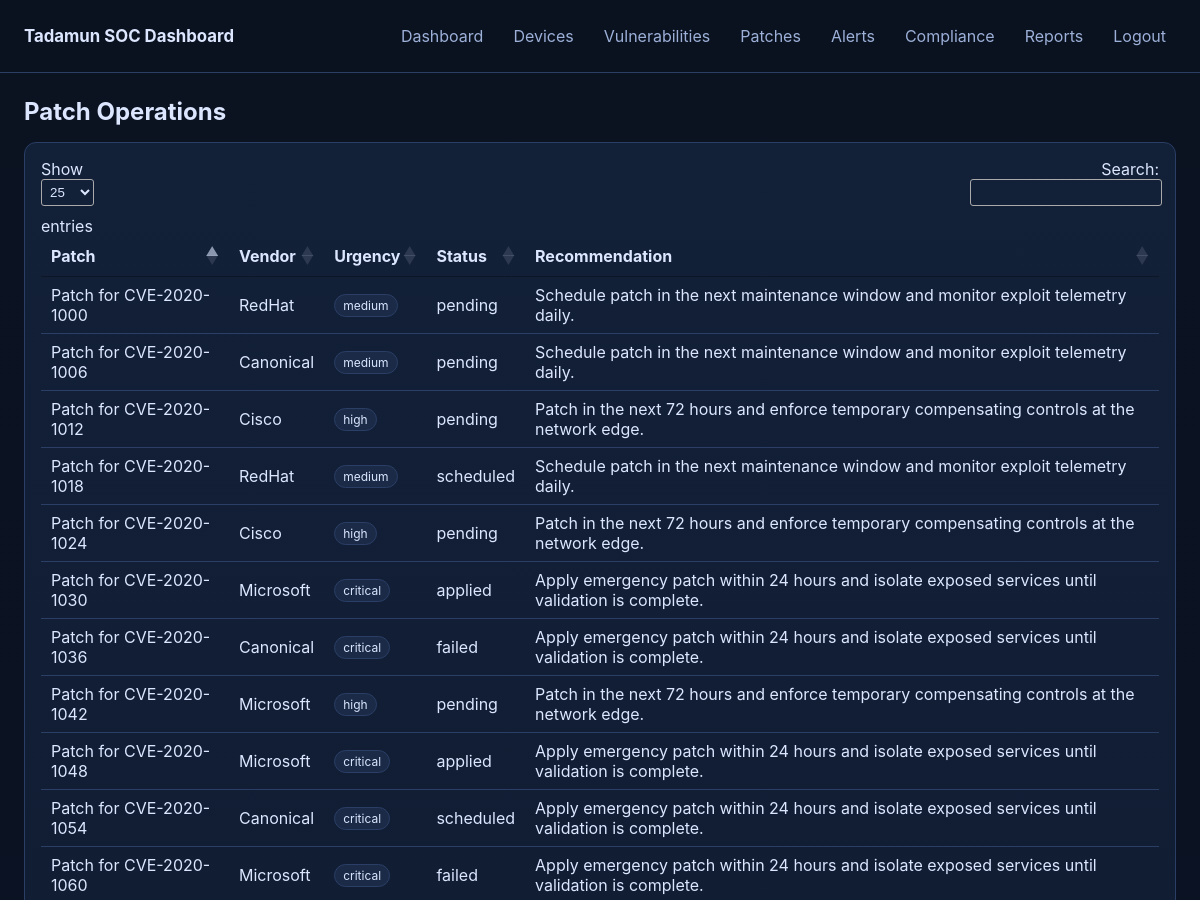
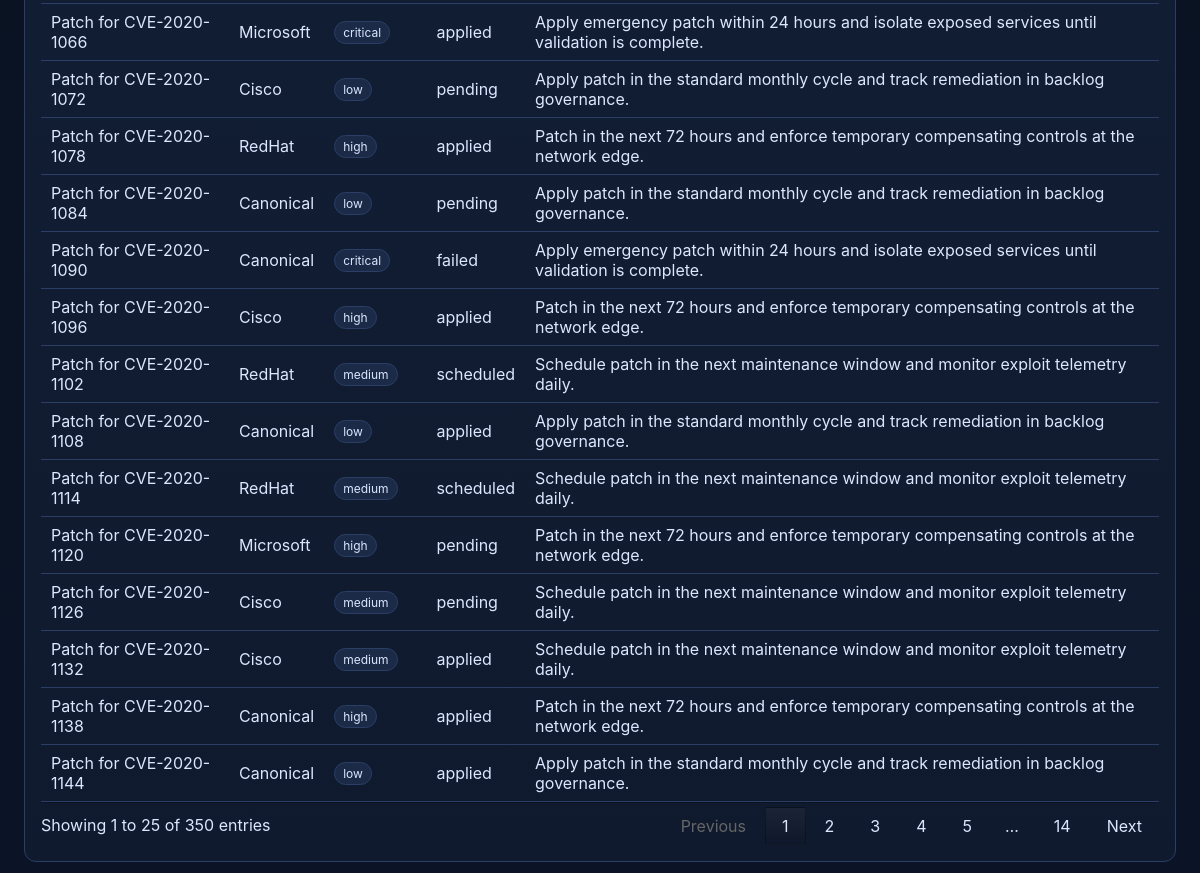
Screenshot of /patches/ (signed in) with the database file from the repository (2 pictures, top to bottom).
### app/models/patch.py (models this page shows)
class Patch(db.Model):
    id = db.Column(db.Integer, primary_key=True)
    vulnerability_id = db.Column(db.Integer, db.ForeignKey("vulnerability.id"), nullable=False)
    patch_name = db.Column(db.String(255), nullable=False)
    vendor = db.Column(db.String(120), nullable=False)
    release_date = db.Column(db.DateTime, nullable=True)
    urgency = db.Column(db.String(20), nullable=False, default="medium")
    recommendation = db.Column(db.Text, nullable=False)
    status = db.Column(db.String(20), nullable=False, default="pending")
    applied_date = db.Column(db.DateTime, nullable=True)
    vulnerability = db.relationship("Vulnerability", back_populates="patches")

### app/routes/patches.py (the view)
@patches_bp.route("/")
@login_required
@roles_required("admin", "network_admin")
def list_patches():
    patches = Patch.query.order_by(Patch.status, Patch.urgency.desc()).all()
    return render_template("patches/list.html", patches=patches)

### app/models/user.py (called while the page is built)
@login_manager.user_loader
def load_user(user_id):
    return User.query.get(int(user_id))

### app/routes/auth.py (called while the page is built)
@auth_bp.before_app_request
def enforce_session_timeout():
    if not current_user.is_authenticated:
        return
    now = datetime.utcnow().timestamp()
    last_seen = session.get("last_seen", now)
    timeout_seconds = int(session.get("timeout_seconds", 30 * 60))
    if now - last_seen > timeout_seconds:
        logout_user()
        flash("Session timed out due to inactivity.", "warning")
        return redirect(url_for("auth.login"))
    session["last_seen"] = now

### app/routes/rbac.py (called while the page is built)
def roles_required(*roles):
    def decorator(fn):
        @wraps(fn)
        def wrapper(*args, **kwargs):
            if not current_user.is_authenticated:
                abort(401)
            if current_user.role not in roles:
                abort(403)
            return fn(*args, **kwargs)
        return wrapper
    return decorator

### app/templates/patches/list.html
{% extends "base.html" %}
{% block content %}
<h2 class="page-title">Patch Operations</h2>
<section class="card">
  <table class="datatable">
    <thead><tr><th>Patch</th><th>Vendor</th><th>Urgency</th><th>Status</th><th>Recommendation</th></tr></thead>
    <tbody>
      {% for p in patches %}
        <tr><td>{{ p.patch_name }}</td><td>{{ p.vendor }}</td><td><span class="badge">{{ p.urgency }}</span></td><td>{{ p.status }}</td><td>{{ p.recommendation }}</td></tr>
      {% endfor %}
    </tbody>
  </table>
</section>
{% endblock %}

### app/static/css/style.css (style rules this page uses)
:root { --bg: #0b1220; --bg-muted: #101a2e; --surface: #122038; --surface-soft: #1a2a47; --text: #dce7ff; --text-muted: #9cb0d8; --accent: #4ea7ff; --ok: #34d399; --warn: #f59e0b; --danger: #ef4444; --border: #2a3e66; }
* { box-sizing: border-box; }
body { margin: 0; font-family: Inter, "Segoe UI", Arial, sans-serif; background: linear-gradient(180deg, var(--bg) 0%, #0a1426 100%); color: var(--text); }
.page-title { margin: 0 0 16px; }
.kpi, .card { background: linear-gradient(180deg, var(--surface) 0%, var(--bg-muted) 100%); border: 1px solid var(--border); border-radius: 12px; padding: 16px; }
.badge { display: inline-block; padding: 3px 8px; border-radius: 999px; font-size: 0.75rem; border: 1px solid var(--border); background: var(--surface-soft); }
.datatable, table { width: 100%; border-collapse: collapse; overflow: hidden; }
table th, table td { border-bottom: 1px solid var(--border); padding: 10px; text-align: left; }
table th { color: var(--text-muted); font-weight: 600; }
table.dataTable thead th, table.dataTable tbody td { color: var(--text); }

### rows the page displays
Patch: patch_name "Patch for CVE-2020-1132", vendor "Cisco", urgency "medium", status "applied", recommendation "Schedule patch in the next maintenance window and monitor exploit telemetry daily."
Patch: patch_name "Patch for CVE-2020-1108", vendor "Canonical", urgency "low", status "applied", recommendation "Apply patch in the standard monthly cycle and track remediation in backlog governance."
Patch: patch_name "Patch for CVE-2020-1144", vendor "Canonical", urgency "low", status "applied", recommendation "Apply patch in the standard monthly cycle and track remediation in backlog governance."
Patch: patch_name "Patch for CVE-2020-1078", vendor "RedHat", urgency "high", status "applied", recommendation "Patch in the next 72 hours and enforce temporary compensating controls at the network edge."
Patch: patch_name "Patch for CVE-2020-1096", vendor "Cisco", urgency "high", status "applied", recommendation "Patch in the next 72 hours and enforce temporary compensating controls at the network edge."
Patch: patch_name "Patch for CVE-2020-1138", vendor "Canonical", urgency "high", status "applied", recommendation "Patch in the next 72 hours and enforce temporary compensating controls at the network edge."
Patch: patch_name "Patch for CVE-2020-1030", vendor "Microsoft", urgency "critical", status "applied", recommendation "Apply emergency patch within 24 hours and isolate exposed services until validation is complete."
Patch: patch_name "Patch for CVE-2020-1048", vendor "Microsoft", urgency "critical", status "applied", recommendation "Apply emergency patch within 24 hours and isolate exposed services until validation is complete."
Patch: patch_name "Patch for CVE-2020-1066", vendor "Microsoft", urgency "critical", status "applied", recommendation "Apply emergency patch within 24 hours and isolate exposed services until validation is complete."
Patch: patch_name "Patch for CVE-2020-1036", vendor "Canonical", urgency "critical", status "failed", recommendation "Apply emergency patch within 24 hours and isolate exposed services until validation is complete."
Patch: patch_name "Patch for CVE-2020-1060", vendor "Microsoft", urgency "critical", status "failed", recommendation "Apply emergency patch within 24 hours and isolate exposed services until validation is complete."
Patch: patch_name "Patch for CVE-2020-1090", vendor "Canonical", urgency "critical", status "failed", recommendation "Apply emergency patch within 24 hours and isolate exposed services until validation is complete."
Patch: patch_name "Patch for CVE-2020-1000", vendor "RedHat", urgency "medium", status "pending", recommendation "Schedule patch in the next maintenance window and monitor exploit telemetry daily."
Patch: patch_name "Patch for CVE-2020-1006", vendor "Canonical", urgency "medium", status "pending", recommendation "Schedule patch in the next maintenance window and monitor exploit telemetry daily."
Patch: patch_name "Patch for CVE-2020-1126", vendor "Cisco", urgency "medium", status "pending", recommendation "Schedule patch in the next maintenance window and monitor exploit telemetry daily."
Patch: patch_name "Patch for CVE-2020-1072", vendor "Cisco", urgency "low", status "pending", recommendation "Apply patch in the standard monthly cycle and track remediation in backlog governance."
Patch: patch_name "Patch for CVE-2020-1084", vendor "Canonical", urgency "low", status "pending", recommendation "Apply patch in the standard monthly cycle and track remediation in backlog governance."
Patch: patch_name "Patch for CVE-2020-1012", vendor "Cisco", urgency "high", status "pending", recommendation "Patch in the next 72 hours and enforce temporary compensating controls at the network edge."
Patch: patch_name "Patch for CVE-2020-1024", vendor "Cisco", urgency "high", status "pending", recommendation "Patch in the next 72 hours and enforce temporary compensating controls at the network edge."
Patch: patch_name "Patch for CVE-2020-1042", vendor "Microsoft", urgency "high", status "pending", recommendation "Patch in the next 72 hours and enforce temporary compensating controls at the network edge."
Patch: patch_name "Patch for CVE-2020-1120", vendor "Microsoft", urgency "high", status "pending", recommendation "Patch in the next 72 hours and enforce temporary compensating controls at the network edge."
Patch: patch_name "Patch for CVE-2020-1018", vendor "RedHat", urgency "medium", status "scheduled", recommendation "Schedule patch in the next maintenance window and monitor exploit telemetry daily."
Patch: patch_name "Patch for CVE-2020-1102", vendor "RedHat", urgency "medium", status "scheduled", recommendation "Schedule patch in the next maintenance window and monitor exploit telemetry daily."
Patch: patch_name "Patch for CVE-2020-1114", vendor "RedHat", urgency "medium", status "scheduled", recommendation "Schedule patch in the next maintenance window and monitor exploit telemetry daily."
Patch: patch_name "Patch for CVE-2020-1054", vendor "Canonical", urgency "critical", status "scheduled", recommendation "Apply emergency patch within 24 hours and isolate exposed services until validation is complete."
